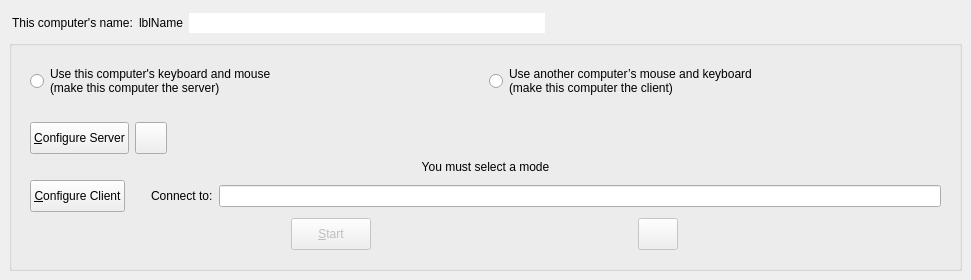
<?xml version="1.0" encoding="UTF-8"?>
<ui version="4.0">
 <class>MainWindow</class>
 <widget class="QMainWindow" name="MainWindow">
  <property name="geometry">
   <rect>
    <x>0</x>
    <y>0</y>
    <width>971</width>
    <height>197</height>
   </rect>
  </property>
  <widget class="QWidget" name="topLevelWidget">
   <property name="sizePolicy">
    <sizepolicy hsizetype="Preferred" vsizetype="Maximum">
     <horstretch>0</horstretch>
     <verstretch>0</verstretch>
    </sizepolicy>
   </property>
   <layout class="QVBoxLayout" name="_2">
    <property name="spacing">
     <number>3</number>
    </property>
    <item>
     <widget class="QWidget" name="widget" native="true">
      <property name="minimumSize">
       <size>
        <width>0</width>
        <height>28</height>
       </size>
      </property>
      <property name="maximumSize">
       <size>
        <width>16777215</width>
        <height>28</height>
       </size>
      </property>
      <layout class="QHBoxLayout" name="horizontalLayout_5">
       <property name="leftMargin">
        <number>3</number>
       </property>
       <property name="topMargin">
        <number>3</number>
       </property>
       <property name="rightMargin">
        <number>3</number>
       </property>
       <property name="bottomMargin">
        <number>3</number>
       </property>
       <item>
        <widget class="QLabel" name="labelComputerName">
         <property name="sizePolicy">
          <sizepolicy hsizetype="Maximum" vsizetype="Preferred">
           <horstretch>0</horstretch>
           <verstretch>0</verstretch>
          </sizepolicy>
         </property>
         <property name="text">
          <string>This computer's name:</string>
         </property>
        </widget>
       </item>
       <item>
        <widget class="QLabel" name="lblComputerName">
         <property name="sizePolicy">
          <sizepolicy hsizetype="Maximum" vsizetype="Preferred">
           <horstretch>0</horstretch>
           <verstretch>0</verstretch>
          </sizepolicy>
         </property>
         <property name="text">
          <string notr="true">lblName</string>
         </property>
        </widget>
       </item>
       <item>
        <widget class="QLineEdit" name="lineEditName">
         <property name="sizePolicy">
          <sizepolicy hsizetype="Expanding" vsizetype="Fixed">
           <horstretch>0</horstretch>
           <verstretch>0</verstretch>
          </sizepolicy>
         </property>
         <property name="toolTip">
          <string>&lt;html&gt;&lt;head/&gt;&lt;body&gt;&lt;p&gt;Name can't have have spaces or special characters&lt;/p&gt;&lt;p&gt;Use Enter to save the name change.&lt;/p&gt;&lt;/body&gt;&lt;/html&gt;</string>
         </property>
         <property name="maxLength">
          <number>255</number>
         </property>
         <property name="frame">
          <bool>false</bool>
         </property>
         <property name="clearButtonEnabled">
          <bool>false</bool>
         </property>
        </widget>
       </item>
       <item>
        <widget class="QPushButton" name="btnEditName">
         <property name="sizePolicy">
          <sizepolicy hsizetype="Fixed" vsizetype="Fixed">
           <horstretch>0</horstretch>
           <verstretch>0</verstretch>
          </sizepolicy>
         </property>
         <property name="toolTip">
          <string>Edit Computer Name</string>
         </property>
         <property name="icon">
          <iconset theme="document-edit"/>
         </property>
         <property name="iconSize">
          <size>
           <width>16</width>
           <height>16</height>
          </size>
         </property>
         <property name="flat">
          <bool>true</bool>
         </property>
        </widget>
       </item>
       <item>
        <spacer name="horizontalSpacer_2">
         <property name="orientation">
          <enum>Qt::Orientation::Horizontal</enum>
         </property>
         <property name="sizeHint" stdset="0">
          <size>
           <width>6</width>
           <height>20</height>
          </size>
         </property>
        </spacer>
       </item>
       <item>
        <widget class="QLabel" name="lblIpAddresses">
         <property name="sizePolicy">
          <sizepolicy hsizetype="Preferred" vsizetype="Fixed">
           <horstretch>0</horstretch>
           <verstretch>0</verstretch>
          </sizepolicy>
         </property>
        </widget>
       </item>
      </layout>
     </widget>
    </item>
    <item>
     <widget class="QGroupBox" name="groupBox">
      <property name="sizePolicy">
       <sizepolicy hsizetype="Preferred" vsizetype="Fixed">
        <horstretch>0</horstretch>
        <verstretch>0</verstretch>
       </sizepolicy>
      </property>
      <property name="title">
       <string/>
      </property>
      <layout class="QVBoxLayout" name="verticalLayout">
       <item>
        <widget class="QWidget" name="widgetModeSelection" native="true">
         <property name="sizePolicy">
          <sizepolicy hsizetype="Preferred" vsizetype="Maximum">
           <horstretch>0</horstretch>
           <verstretch>0</verstretch>
          </sizepolicy>
         </property>
         <layout class="QHBoxLayout" name="horizontalLayout">
          <item>
           <widget class="QRadioButton" name="rbModeServer">
            <property name="sizePolicy">
             <sizepolicy hsizetype="Minimum" vsizetype="Preferred">
              <horstretch>0</horstretch>
              <verstretch>0</verstretch>
             </sizepolicy>
            </property>
            <property name="text">
             <string>Use this computer's keyboard and mouse
(make this computer the server)</string>
            </property>
           </widget>
          </item>
          <item>
           <widget class="QRadioButton" name="rbModeClient">
            <property name="sizePolicy">
             <sizepolicy hsizetype="Minimum" vsizetype="Maximum">
              <horstretch>0</horstretch>
              <verstretch>0</verstretch>
             </sizepolicy>
            </property>
            <property name="text">
             <string>Use another computer’s mouse and keyboard
(make this computer the client)</string>
            </property>
           </widget>
          </item>
         </layout>
        </widget>
       </item>
       <item>
        <widget class="QWidget" name="widgetModeOptions" native="true">
         <property name="sizePolicy">
          <sizepolicy hsizetype="Preferred" vsizetype="Maximum">
           <horstretch>0</horstretch>
           <verstretch>0</verstretch>
          </sizepolicy>
         </property>
         <layout class="QVBoxLayout" name="horizontalLayout_2">
          <item>
           <widget class="QWidget" name="serverOptions" native="true">
            <property name="sizePolicy">
             <sizepolicy hsizetype="Preferred" vsizetype="Fixed">
              <horstretch>0</horstretch>
              <verstretch>0</verstretch>
             </sizepolicy>
            </property>
            <property name="minimumSize">
             <size>
              <width>0</width>
              <height>32</height>
             </size>
            </property>
            <property name="maximumSize">
             <size>
              <width>16777215</width>
              <height>32</height>
             </size>
            </property>
            <layout class="QHBoxLayout" name="horizontalLayout_4">
             <property name="leftMargin">
              <number>0</number>
             </property>
             <property name="topMargin">
              <number>0</number>
             </property>
             <property name="rightMargin">
              <number>0</number>
             </property>
             <property name="bottomMargin">
              <number>0</number>
             </property>
             <item>
              <widget class="QPushButton" name="btnConfigureServer">
               <property name="sizePolicy">
                <sizepolicy hsizetype="Maximum" vsizetype="Fixed">
                 <horstretch>0</horstretch>
                 <verstretch>0</verstretch>
                </sizepolicy>
               </property>
               <property name="minimumSize">
                <size>
                 <width>0</width>
                 <height>32</height>
                </size>
               </property>
               <property name="maximumSize">
                <size>
                 <width>16777215</width>
                 <height>32</height>
                </size>
               </property>
               <property name="text">
                <string>&amp;Configure Server</string>
               </property>
              </widget>
             </item>
             <item>
              <widget class="QPushButton" name="btnSaveServerConfig">
               <property name="sizePolicy">
                <sizepolicy hsizetype="Fixed" vsizetype="Fixed">
                 <horstretch>0</horstretch>
                 <verstretch>0</verstretch>
                </sizepolicy>
               </property>
               <property name="minimumSize">
                <size>
                 <width>32</width>
                 <height>32</height>
                </size>
               </property>
               <property name="maximumSize">
                <size>
                 <width>32</width>
                 <height>32</height>
                </size>
               </property>
               <property name="toolTip">
                <string>Export server configuration</string>
               </property>
               <property name="icon">
                <iconset theme="QIcon::ThemeIcon::DocumentSaveAs"/>
               </property>
              </widget>
             </item>
             <item>
              <spacer name="horizontalSpacer">
               <property name="orientation">
                <enum>Qt::Orientation::Horizontal</enum>
               </property>
               <property name="sizeHint" stdset="0">
                <size>
                 <width>40</width>
                 <height>5</height>
                </size>
               </property>
              </spacer>
             </item>
            </layout>
           </widget>
          </item>
          <item>
           <widget class="QLabel" name="lblNoMode">
            <property name="text">
             <string>You must select a mode</string>
            </property>
            <property name="alignment">
             <set>Qt::AlignmentFlag::AlignCenter</set>
            </property>
           </widget>
          </item>
          <item>
           <widget class="QWidget" name="clientOptions" native="true">
            <property name="sizePolicy">
             <sizepolicy hsizetype="Preferred" vsizetype="Maximum">
              <horstretch>0</horstretch>
              <verstretch>0</verstretch>
             </sizepolicy>
            </property>
            <layout class="QHBoxLayout" name="horizontalLayout_3">
             <property name="leftMargin">
              <number>0</number>
             </property>
             <property name="topMargin">
              <number>0</number>
             </property>
             <property name="rightMargin">
              <number>0</number>
             </property>
             <property name="bottomMargin">
              <number>0</number>
             </property>
             <item>
              <widget class="QPushButton" name="btnConfigureClient">
               <property name="sizePolicy">
                <sizepolicy hsizetype="Maximum" vsizetype="Fixed">
                 <horstretch>0</horstretch>
                 <verstretch>0</verstretch>
                </sizepolicy>
               </property>
               <property name="minimumSize">
                <size>
                 <width>0</width>
                 <height>32</height>
                </size>
               </property>
               <property name="maximumSize">
                <size>
                 <width>16777215</width>
                 <height>32</height>
                </size>
               </property>
               <property name="text">
                <string>&amp;Configure Client</string>
               </property>
              </widget>
             </item>
             <item>
              <spacer name="horizontalSpacer_3">
               <property name="orientation">
                <enum>Qt::Orientation::Horizontal</enum>
               </property>
               <property name="sizeType">
                <enum>QSizePolicy::Policy::Fixed</enum>
               </property>
               <property name="sizeHint" stdset="0">
                <size>
                 <width>20</width>
                 <height>5</height>
                </size>
               </property>
              </spacer>
             </item>
             <item>
              <widget class="QLabel" name="m_pLabelServerName">
               <property name="sizePolicy">
                <sizepolicy hsizetype="Preferred" vsizetype="Maximum">
                 <horstretch>0</horstretch>
                 <verstretch>0</verstretch>
                </sizepolicy>
               </property>
               <property name="text">
                <string>Connect to:</string>
               </property>
               <property name="indent">
                <number>0</number>
               </property>
              </widget>
             </item>
             <item>
              <widget class="QLineEdit" name="lineHostname">
               <property name="minimumSize">
                <size>
                 <width>0</width>
                 <height>0</height>
                </size>
               </property>
               <property name="toolTip">
                <string>&lt;html&gt;Hostname or IP address of the server computer.&lt;br/&gt;May contain a comma seperated list.&lt;/html&gt;</string>
               </property>
              </widget>
             </item>
            </layout>
           </widget>
          </item>
          <item>
           <widget class="QWidget" name="horizontalWidget" native="true">
            <property name="sizePolicy">
             <sizepolicy hsizetype="Preferred" vsizetype="Fixed">
              <horstretch>0</horstretch>
              <verstretch>0</verstretch>
             </sizepolicy>
            </property>
            <property name="minimumSize">
             <size>
              <width>0</width>
              <height>32</height>
             </size>
            </property>
            <property name="maximumSize">
             <size>
              <width>16777215</width>
              <height>32</height>
             </size>
            </property>
            <layout class="QHBoxLayout" name="horizontalLayout_6">
             <property name="leftMargin">
              <number>0</number>
             </property>
             <property name="topMargin">
              <number>0</number>
             </property>
             <property name="rightMargin">
              <number>0</number>
             </property>
             <property name="bottomMargin">
              <number>0</number>
             </property>
             <item>
              <widget class="QPushButton" name="btnToggleCore">
               <property name="enabled">
                <bool>false</bool>
               </property>
               <property name="sizePolicy">
                <sizepolicy hsizetype="Maximum" vsizetype="Fixed">
                 <horstretch>0</horstretch>
                 <verstretch>0</verstretch>
                </sizepolicy>
               </property>
               <property name="minimumSize">
                <size>
                 <width>0</width>
                 <height>32</height>
                </size>
               </property>
               <property name="maximumSize">
                <size>
                 <width>16777215</width>
                 <height>32</height>
                </size>
               </property>
               <property name="text">
                <string>&amp;Start</string>
               </property>
              </widget>
             </item>
             <item>
              <widget class="QPushButton" name="btnRestartCore">
               <property name="enabled">
                <bool>false</bool>
               </property>
               <property name="sizePolicy">
                <sizepolicy hsizetype="Fixed" vsizetype="Fixed">
                 <horstretch>0</horstretch>
                 <verstretch>0</verstretch>
                </sizepolicy>
               </property>
               <property name="minimumSize">
                <size>
                 <width>32</width>
                 <height>32</height>
                </size>
               </property>
               <property name="maximumSize">
                <size>
                 <width>16777215</width>
                 <height>32</height>
                </size>
               </property>
               <property name="toolTip">
                <string>Restart</string>
               </property>
               <property name="icon">
                <iconset theme="view-refresh"/>
               </property>
              </widget>
             </item>
            </layout>
           </widget>
          </item>
         </layout>
        </widget>
       </item>
      </layout>
     </widget>
    </item>
   </layout>
  </widget>
 </widget>
 <resources/>
 <connections/>
</ui>
